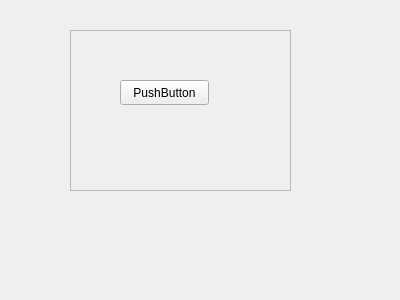
<?xml version="1.0" encoding="UTF-8"?>
<ui version="4.0">
 <class>Form</class>
 <widget class="QWidget" name="Form">
  <property name="geometry">
   <rect>
    <x>0</x>
    <y>0</y>
    <width>400</width>
    <height>300</height>
   </rect>
  </property>
  <property name="windowTitle">
   <string>Form</string>
  </property>
  <widget class="QFrame" name="frame">
   <property name="geometry">
    <rect>
     <x>70</x>
     <y>30</y>
     <width>221</width>
     <height>161</height>
    </rect>
   </property>
   <property name="frameShape">
    <enum>QFrame::StyledPanel</enum>
   </property>
   <property name="frameShadow">
    <enum>QFrame::Raised</enum>
   </property>
   <widget class="QPushButton" name="pushButton">
    <property name="geometry">
     <rect>
      <x>50</x>
      <y>50</y>
      <width>89</width>
      <height>25</height>
     </rect>
    </property>
    <property name="text">
     <string>PushButton</string>
    </property>
   </widget>
  </widget>
 </widget>
 <resources/>
 <connections/>
</ui>
